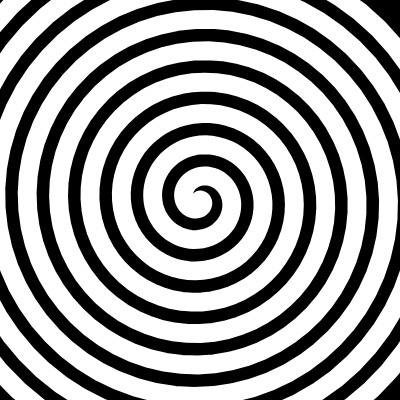
Frame 1 (no input)
Frame 60 (no input): identical to frame 1, image omitted
Frame 120 (the mouse pressed at the canvas centre since frame 60): blank canvas, image omitted

The p5.js sketch that drew this single still picture (run headless with seeded random() and noise() and a simulated clock; from frame 60 on, the mouse is pressed at the canvas centre):

// p5.js sketch
// ── sketch.js
let a = 0;
let b = 5;

function setup() {
  createCanvas(400, 400);
}

function draw() {
  background(0);
  translate(width/2, height/2);
  noFill();
  stroke(255);
  beginShape();
  strokeWeight(sqrt((mouseX - width/2)*(mouseX - width/2) + (mouseY - height/2)*(mouseY - height/2))/15);
  for (let theta = 0; theta < 55; theta += 0.1) {
    let r = a+b*theta;
    let x = r * cos(theta);
    let y = r * sin(theta);
    vertex(x, y);
  }
  endShape();
}
// ── style.css
html, body {
    margin: 0;
    padding: 0;
    background-color: gray;
}
canvas {
    display: block;
}
  
